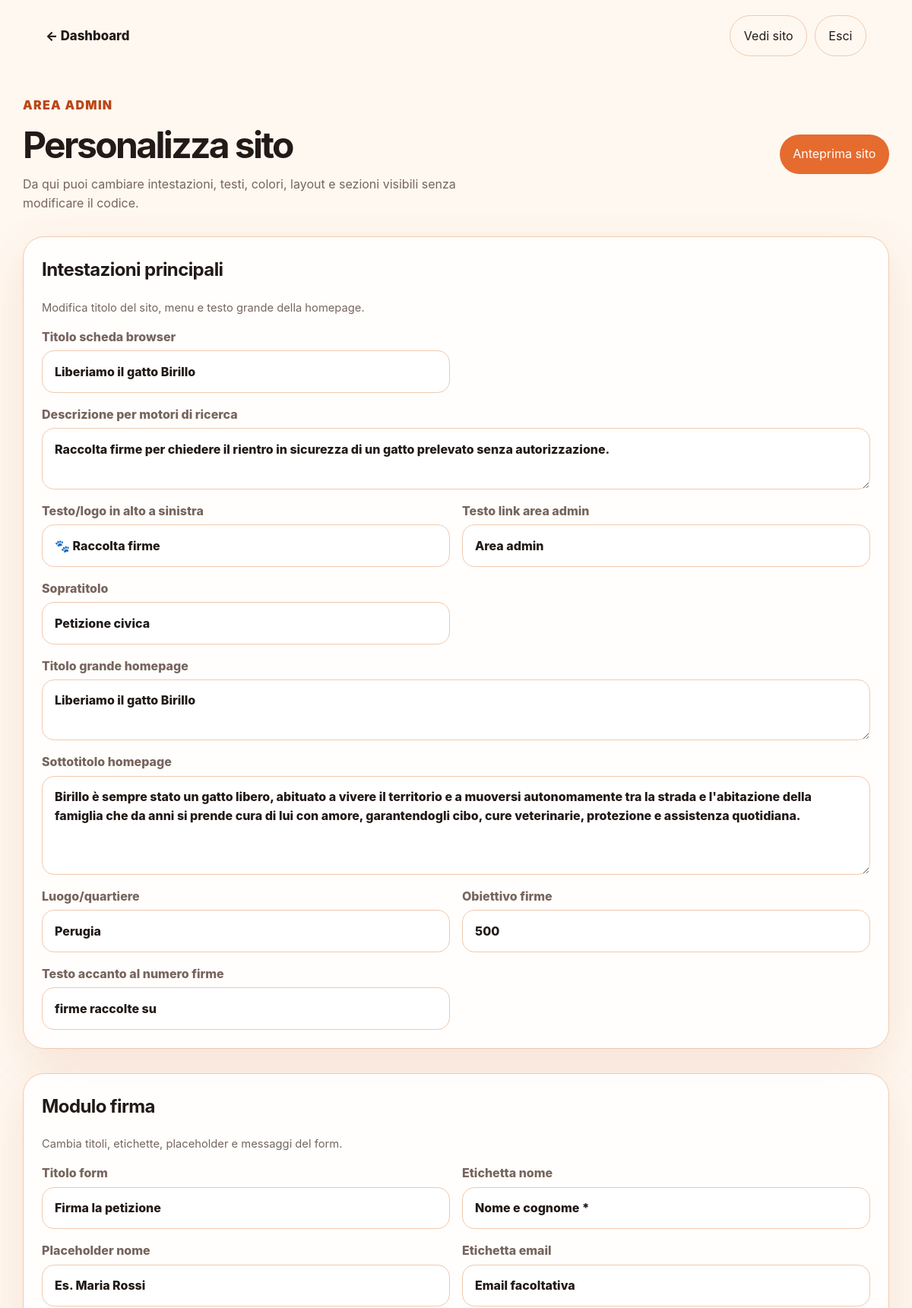
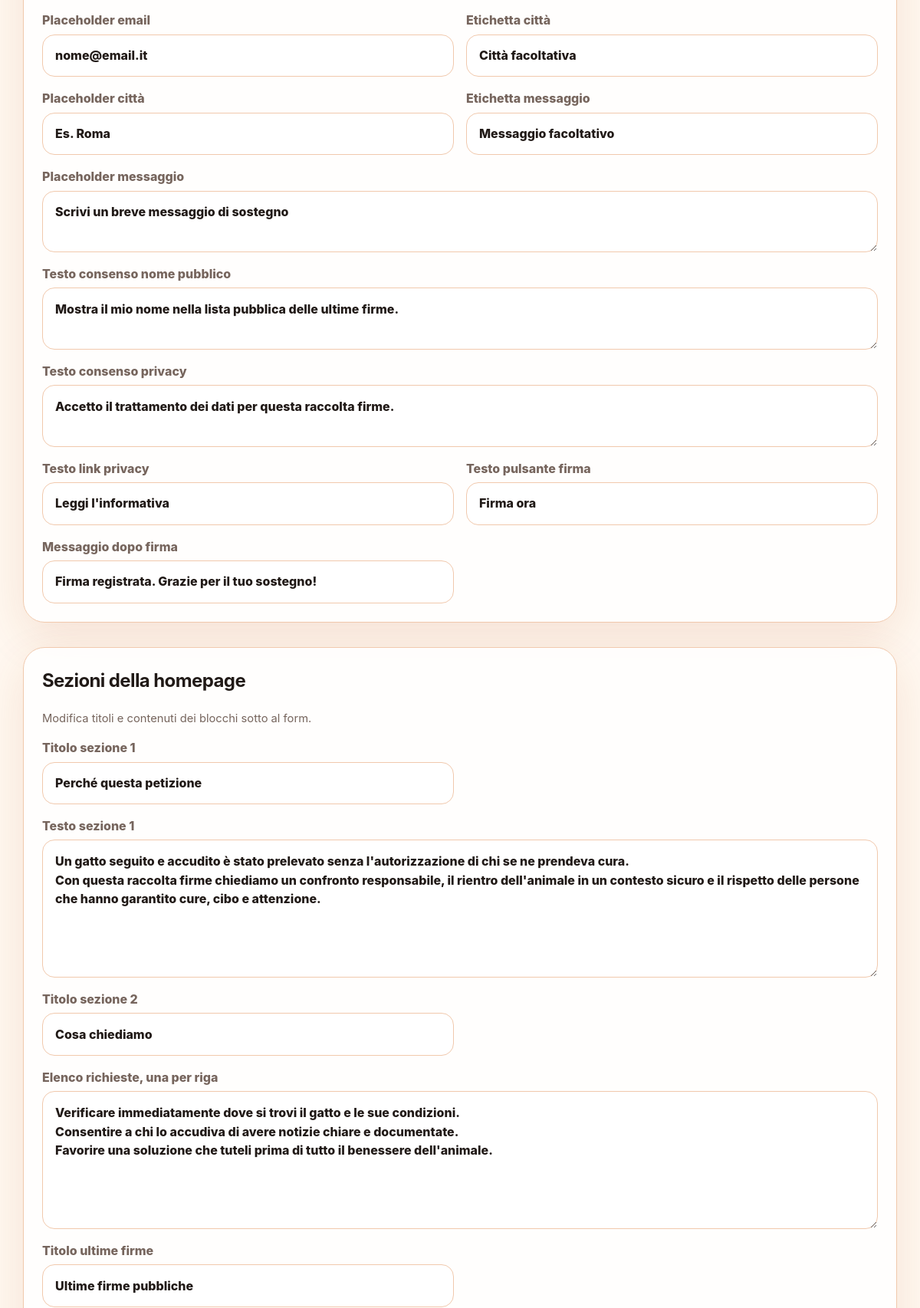
The app's page /admin/personalizza (signed in, upper part) with its own data (2 pictures, top to bottom).
### tables this page shows
CREATE TABLE site_settings (
                key TEXT PRIMARY KEY,
                value TEXT NOT NULL,
                updated_at TEXT NOT NULL
            );

### app.py (the view)
@app.route("/admin/personalizza", methods=["GET", "POST"])
@admin_required
def admin_customize():
    if request.method == "POST":
        save_site_settings(request.form)
        flash("Modifiche salvate. Apri la homepage per vedere il risultato.", "success")
        return redirect(url_for("admin_customize"))
    settings = get_site_settings()
    return render_template("admin_customize.html", s=settings, groups=SETTINGS_GROUPS)

### app.py (called while the page is built)
def get_db():
    conn = sqlite3.connect(DB_PATH)
    conn.row_factory = sqlite3.Row
    return conn

def get_site_settings():
    settings = DEFAULT_SETTINGS.copy()
    with get_db() as conn:
        rows = conn.execute("SELECT key, value FROM site_settings").fetchall()
    for row in rows:
        if row["key"] in settings:
            settings[row["key"]] = row["value"]
    return settings

def setting_int(settings, key, fallback=0):
    try:
        return int(settings.get(key, fallback))
    except (TypeError, ValueError):
        return fallback

@app.context_processor
def inject_template_helpers():
    return {"setting_bool": setting_bool, "setting_int": setting_int}

def admin_required(view):
    @wraps(view)
    def wrapper(*args, **kwargs):
        if not session.get("admin_logged_in"):
            return redirect(url_for("admin_login", next=request.path))
        return view(*args, **kwargs)
    return wrapper

@app.before_request
def ensure_db():
    init_db()

### templates/admin_customize.html (shortened to what this page needs)
<!doctype html>
<html lang="it">
<head>
  <link rel="stylesheet" href="{{ url_for('static', filename='style.css') }}">
</head>
<body class="admin-body">
  <nav class="nav admin-nav">
    <a class="brand" href="/admin">← Dashboard</a>
    <div class="admin-actions">
      <a class="button secondary" href="/">Vedi sito</a>
      <form action="/admin/logout" method="post"><button class="secondary" type="submit">Esci</button></form>
    </div>
  </nav>
  <main class="admin-main customize-main">
    <header class="admin-header">
      <div>
        <p class="eyebrow">Area admin</p>
        <h1>Personalizza sito</h1>
        <p class="lead small-lead">Da qui puoi cambiare intestazioni, testi, colori, layout e sezioni visibili senza modificare il codice.</p>
      </div>
      <a class="button" href="/">Anteprima sito</a>
    </header>
    <form class="customize-form" method="post">
      {% for group in groups %}
        <section class="panel customize-panel">
          <h2>{{ group.title }}</h2>
          {% if group.description %}<p class="muted">{{ group.description }}</p>{% endif %}
          <div class="settings-grid">
            {% for field in group.fields %}
              {% set value = s[field.key] %}
              {% if field.type == 'checkbox' %}
                <label class="checkbox setting-checkbox">
                  <input type="checkbox" name="{{ field.key }}" {% if value == '1' %}checked{% endif %}>
                  <span>{{ field.label }}</span>
                </label>
              {% elif field.type == 'textarea' %}
                <label class="setting-field setting-wide">
                  {{ field.label }}
                  <textarea name="{{ field.key }}" rows="{{ field.rows or 4 }}" maxlength="{{ field.max or 5000 }}">{{ value }}</textarea>
                </label>
              {% elif field.type == 'select' %}
                <label class="setting-field">
                  {{ field.label }}
                  <select name="{{ field.key }}">
                    {% for option_value, option_label in field.options %}
                      <option value="{{ option_value }}" {% if value == option_value %}selected{% endif %}>{{ option_label }}</option>
                    {% endfor %}
                  </select>
                </label>
              {% elif field.type == 'color' %}
                <label class="setting-field color-field">
                  {{ field.label }}
                  <span class="color-row">
                    <input type="color" name="{{ field.key }}" value="{{ value }}">
                    <input type="text" value="{{ value }}" readonly aria-label="Codice colore">
                  </span>
                </label>
              {% elif field.type == 'number' %}
                <label class="setting-field">
                  {{ field.label }}
                  <input type="number" name="{{ field.key }}" value="{{ value }}" min="{{ field.min or '' }}" max="{{ field.max or '' }}">
                </label>
              {% else %}
                <label class="setting-field">
                  {{ field.label }}
                  <input type="text" name="{{ field.key }}" value="{{ value }}" maxlength="{{ field.max or 255 }}">
                </label>
              {% endif %}
            {% endfor %}
          </div>
        </section>
      {% endfor %}
    </form>
  </main>
</body>
</html>

### static/style.css (style rules this page uses)
:root { --bg: #fff7ed; --panel: #ffffff; --ink: #211a17; --muted: #76655d; --accent: #e66b2e; --accent-dark: #b94616; --soft: #ffe1ca; --border: #f1c9ad; --success: #0f7a42; --error: #b42318; --site-max-width: 1120px; --radius: 28px; --button-radius: 999px; --base-font-size: 16px; font-family: Inter, ui-sans-serif, system-ui, -apple-system, BlinkMacSystemFont, "Segoe UI", sans-serif; }
* { box-sizing: border-box; }
html { font-size: var(--base-font-size); }
body { margin: 0; color: var(--ink); background: var(--bg); line-height: 1.55; }
a { color: var(--accent-dark); }
.nav { max-width: var(--site-max-width); margin: 0 auto; display: flex; align-items: center; justify-content: space-between; gap: 1rem; }
.brand { color: var(--ink); font-weight: 800; text-decoration: none; font-size: 1.05rem; }
.admin-link, .button, button { border: 0; border-radius: var(--button-radius); background: var(--accent); color: white; cursor: pointer; display: inline-block; font-weight: 800; padding: .85rem 1.1rem; text-decoration: none; transition: transform .12s ease, background .12s ease; font: inherit; }
.secondary { background: transparent; border: 1px solid var(--border); color: var(--ink); }
.eyebrow { color: var(--accent-dark); font-weight: 900; letter-spacing: .08em; text-transform: uppercase; }
h1 { font-size: clamp(2.3rem, 6vw, 5.2rem); line-height: .98; margin: .25rem 0 1rem; letter-spacing: -0.055em; }
h2 { margin-top: 0; letter-spacing: -0.025em; }
.lead { color: var(--muted); font-size: clamp(1.05rem, 2vw, 1.28rem); max-width: 58ch; }
.small-lead { font-size: 1rem; }
.petition-card, .panel, .login-card, .metric-card { background: color-mix(in srgb, var(--panel) 88%, transparent); border: 1px solid var(--border); border-radius: var(--radius); box-shadow: 0 20px 60px color-mix(in srgb, var(--accent-dark) 12%, transparent); }
form { display: grid; gap: .85rem; }
label { display: grid; gap: .35rem; color: var(--muted); font-weight: 800; }
input, textarea, select { width: 100%; border: 1px solid var(--border); border-radius: 16px; color: var(--ink); font: inherit; padding: .9rem 1rem; outline: none; background: white; }
textarea { resize: vertical; }
main { max-width: var(--site-max-width); margin: 0 auto; padding: 2rem 1.25rem; }
.panel { padding: 1.5rem; margin-bottom: 1rem; }
.admin-body { background: color-mix(in srgb, var(--bg) 85%, var(--panel)); }
.muted { color: var(--muted); font-size: .92rem; }
.admin-nav { padding: 1.25rem; }
.admin-actions { align-items: center; display: flex; gap: .6rem; flex-wrap: wrap; justify-content: flex-end; }
.admin-actions form { display: inline; }
.admin-main { padding-top: 1rem; }
.admin-header { display: flex; justify-content: space-between; align-items: center; gap: 1rem; margin-bottom: 1rem; }
.admin-header h1 { font-size: clamp(2rem, 4vw, 3.6rem); }
.customize-main { max-width: 1180px; }
.customize-form { gap: 1rem; }
.customize-panel { scroll-margin-top: 1rem; }
.settings-grid { display: grid; grid-template-columns: repeat(2, minmax(0, 1fr)); gap: 1rem; }
.setting-field { min-width: 0; }
.setting-wide { grid-column: 1 / -1; }

### records on screen
site_settings: fields "Liberiamo il gatto Birillo"
site_settings: fields "Raccolta firme per chiedere il rientro in sicurezza di un gatto prelevato senza autorizzazione."
site_settings: fields "🐾 Raccolta firme"
site_settings: fields "Area admin"
site_settings: fields "Petizione civica"
site_settings: fields "Liberiamo il gatto Birillo"
site_settings: fields "Birillo è sempre stato un gatto libero, abituato a vivere il territorio e a muoversi autonomamente tra la strada e l'abitazione della famiglia che da anni si prende cura di lui con amore, garantendogli cibo, cure veterinarie, protezione e assistenza quotidiana."
site_settings: fields "Perugia"
site_settings: fields "500"
site_settings: fields "firme raccolte su"
site_settings: fields "Firma la petizione"
site_settings: fields "Nome e cognome *"
site_settings: fields "Es. Maria Rossi"
site_settings: fields "Email facoltativa"
site_settings: fields "nome@email.it"
site_settings: fields "Città facoltativa"
site_settings: fields "Es. Roma"
site_settings: fields "Messaggio facoltativo"
site_settings: fields "Scrivi un breve messaggio di sostegno"
site_settings: fields "Mostra il mio nome nella lista pubblica delle ultime firme."
site_settings: fields "Accetto il trattamento dei dati per questa raccolta firme."
site_settings: fields "Leggi l'informativa"
site_settings: fields "Firma ora"
site_settings: fields "Firma registrata. Grazie per il tuo sostegno!"
site_settings: fields "Perché questa petizione"
site_settings: fields "Un gatto seguito e accudito è stato prelevato senza l'autorizzazione di chi se ne prendeva cura. Con questa raccolta firme chiediamo un confronto responsabile, il rientro dell'animale in un contesto sicuro e il rispetto delle persone che hanno garantito cure, cibo e attenzione."
site_settings: fields "Cosa chiediamo"
site_settings: fields "Verificare immediatamente dove si trovi il gatto e le sue condizioni. Consentire a chi lo accudiva di avere notizie chiare e documentate. Favorire una soluzione che tuteli prima di tutto il benessere dell'animale."
site_settings: fields "Ultime firme pubbliche"

### other values on screen
{{ group.title }} "Intestazioni principali" "Modulo firma" "Sezioni della homepage"
{{ group.description }} "Modifica titolo del sito, menu e testo grande della homepage." "Cambia titoli, etichette, placeholder e messaggi del form." "Modifica titoli e contenuti dei blocchi sotto al form."
{{ field.label }} "Titolo scheda browser" "Testo/logo in alto a sinistra" "Testo link area admin" "Sopratitolo" "Luogo/quartiere" "Testo accanto al numero firme" "Titolo form" "Etichetta nome" "Placeholder nome" "Etichetta email" "Placeholder email" "Etichetta città" "Placeholder città" "Etichetta messaggio" "Testo link privacy" "Testo pulsante firma" "Messaggio dopo firma" "Titolo sezione 1" "Titolo sezione 2" "Titolo ultime firme"
{{ field.label }} "Descrizione per motori di ricerca" "Titolo grande homepage" "Sottotitolo homepage" "Placeholder messaggio" "Testo consenso nome pubblico" "Testo consenso privacy" "Testo sezione 1" "Elenco richieste, una per riga"
{{ field.label }} "Obiettivo firme"
